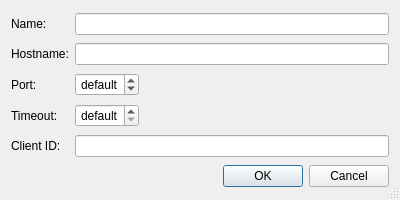
<?xml version="1.0" encoding="UTF-8"?>
<ui version="4.0">
 <class>EricServerConnectionDialog</class>
 <widget class="QDialog" name="EricServerConnectionDialog">
  <property name="geometry">
   <rect>
    <x>0</x>
    <y>0</y>
    <width>400</width>
    <height>200</height>
   </rect>
  </property>
  <property name="windowTitle">
   <string>eric-ide Server Connection</string>
  </property>
  <property name="sizeGripEnabled">
   <bool>true</bool>
  </property>
  <layout class="QGridLayout" name="gridLayout">
   <item row="0" column="0">
    <widget class="QLabel" name="nameLabel">
     <property name="text">
      <string>Name:</string>
     </property>
    </widget>
   </item>
   <item row="0" column="1" colspan="2">
    <widget class="QLineEdit" name="nameEdit">
     <property name="toolTip">
      <string>Enter the name for the eric-ide server connection profile.</string>
     </property>
     <property name="clearButtonEnabled">
      <bool>true</bool>
     </property>
    </widget>
   </item>
   <item row="1" column="0">
    <widget class="QLabel" name="label">
     <property name="text">
      <string>Hostname:</string>
     </property>
    </widget>
   </item>
   <item row="1" column="1" colspan="2">
    <widget class="QLineEdit" name="hostnameEdit">
     <property name="toolTip">
      <string>Enter the hostname or IP address of the eric-ide server to connect to.</string>
     </property>
     <property name="clearButtonEnabled">
      <bool>true</bool>
     </property>
    </widget>
   </item>
   <item row="2" column="0">
    <widget class="QLabel" name="label_2">
     <property name="text">
      <string>Port:</string>
     </property>
    </widget>
   </item>
   <item row="2" column="1">
    <widget class="QSpinBox" name="portSpinBox">
     <property name="toolTip">
      <string>Enter the port number the eric-ide server listens on (default: 42024).</string>
     </property>
     <property name="wrapping">
      <bool>true</bool>
     </property>
     <property name="alignment">
      <set>Qt::AlignRight|Qt::AlignTrailing|Qt::AlignVCenter</set>
     </property>
     <property name="specialValueText">
      <string>default</string>
     </property>
     <property name="accelerated">
      <bool>true</bool>
     </property>
     <property name="showGroupSeparator" stdset="0">
      <bool>true</bool>
     </property>
     <property name="minimum">
      <number>1024</number>
     </property>
     <property name="maximum">
      <number>65535</number>
     </property>
     <property name="value">
      <number>1024</number>
     </property>
    </widget>
   </item>
   <item row="2" column="2">
    <spacer name="horizontalSpacer">
     <property name="orientation">
      <enum>Qt::Horizontal</enum>
     </property>
     <property name="sizeHint" stdset="0">
      <size>
       <width>240</width>
       <height>20</height>
      </size>
     </property>
    </spacer>
   </item>
   <item row="3" column="0">
    <widget class="QLabel" name="label_3">
     <property name="text">
      <string>Timeout:</string>
     </property>
    </widget>
   </item>
   <item row="3" column="1">
    <widget class="QSpinBox" name="timeoutSpinBox">
     <property name="alignment">
      <set>Qt::AlignRight|Qt::AlignTrailing|Qt::AlignVCenter</set>
     </property>
     <property name="specialValueText">
      <string>default</string>
     </property>
     <property name="suffix">
      <string> s</string>
     </property>
     <property name="maximum">
      <number>60</number>
     </property>
    </widget>
   </item>
   <item row="4" column="0">
    <widget class="QLabel" name="label_4">
     <property name="text">
      <string>Client ID:</string>
     </property>
    </widget>
   </item>
   <item row="4" column="1" colspan="2">
    <widget class="QLineEdit" name="clientIdEdit">
     <property name="toolTip">
      <string>Enter the client ID string expected by the eric-ide server</string>
     </property>
     <property name="clearButtonEnabled">
      <bool>true</bool>
     </property>
    </widget>
   </item>
   <item row="5" column="0" colspan="3">
    <widget class="QDialogButtonBox" name="buttonBox">
     <property name="orientation">
      <enum>Qt::Horizontal</enum>
     </property>
     <property name="standardButtons">
      <set>QDialogButtonBox::Cancel|QDialogButtonBox::Ok</set>
     </property>
    </widget>
   </item>
  </layout>
 </widget>
 <tabstops>
  <tabstop>nameEdit</tabstop>
  <tabstop>hostnameEdit</tabstop>
  <tabstop>portSpinBox</tabstop>
  <tabstop>timeoutSpinBox</tabstop>
  <tabstop>clientIdEdit</tabstop>
 </tabstops>
 <resources/>
 <connections>
  <connection>
   <sender>buttonBox</sender>
   <signal>accepted()</signal>
   <receiver>EricServerConnectionDialog</receiver>
   <slot>accept()</slot>
   <hints>
    <hint type="sourcelabel">
     <x>248</x>
     <y>254</y>
    </hint>
    <hint type="destinationlabel">
     <x>157</x>
     <y>274</y>
    </hint>
   </hints>
  </connection>
  <connection>
   <sender>buttonBox</sender>
   <signal>rejected()</signal>
   <receiver>EricServerConnectionDialog</receiver>
   <slot>reject()</slot>
   <hints>
    <hint type="sourcelabel">
     <x>316</x>
     <y>260</y>
    </hint>
    <hint type="destinationlabel">
     <x>286</x>
     <y>274</y>
    </hint>
   </hints>
  </connection>
 </connections>
</ui>
